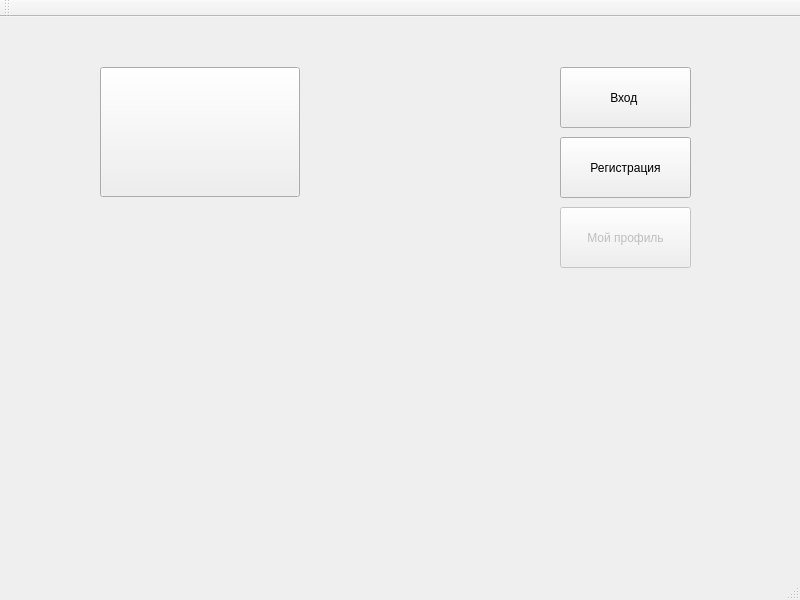
<?xml version="1.0" encoding="UTF-8"?>
<ui version="4.0">
 <class>MainWindow</class>
 <widget class="QMainWindow" name="MainWindow">
  <property name="enabled">
   <bool>true</bool>
  </property>
  <property name="geometry">
   <rect>
    <x>0</x>
    <y>0</y>
    <width>800</width>
    <height>600</height>
   </rect>
  </property>
  <property name="windowTitle">
   <string>MainWindow</string>
  </property>
  <widget class="QWidget" name="centralWidget">
   <widget class="QPushButton" name="coursesButton">
    <property name="enabled">
     <bool>true</bool>
    </property>
    <property name="geometry">
     <rect>
      <x>100</x>
      <y>50</y>
      <width>200</width>
      <height>130</height>
     </rect>
    </property>
    <property name="text">
     <string/>
    </property>
   </widget>
   <widget class="QPushButton" name="loginButton">
    <property name="enabled">
     <bool>true</bool>
    </property>
    <property name="geometry">
     <rect>
      <x>560</x>
      <y>50</y>
      <width>131</width>
      <height>61</height>
     </rect>
    </property>
    <property name="text">
     <string>Вход </string>
    </property>
   </widget>
   <widget class="QPushButton" name="profileButton">
    <property name="enabled">
     <bool>false</bool>
    </property>
    <property name="geometry">
     <rect>
      <x>560</x>
      <y>190</y>
      <width>131</width>
      <height>61</height>
     </rect>
    </property>
    <property name="text">
     <string>Мой профиль</string>
    </property>
   </widget>
   <widget class="QPushButton" name="signinButton">
    <property name="enabled">
     <bool>true</bool>
    </property>
    <property name="geometry">
     <rect>
      <x>560</x>
      <y>120</y>
      <width>131</width>
      <height>61</height>
     </rect>
    </property>
    <property name="text">
     <string>Регистрация</string>
    </property>
   </widget>
  </widget>
  <widget class="QMenuBar" name="menuBar">
   <property name="geometry">
    <rect>
     <x>0</x>
     <y>0</y>
     <width>800</width>
     <height>21</height>
    </rect>
   </property>
  </widget>
  <widget class="QToolBar" name="mainToolBar">
   <attribute name="toolBarArea">
    <enum>TopToolBarArea</enum>
   </attribute>
   <attribute name="toolBarBreak">
    <bool>false</bool>
   </attribute>
  </widget>
  <widget class="QStatusBar" name="statusBar"/>
 </widget>
 <layoutdefault spacing="6" margin="11"/>
 <resources/>
 <connections/>
</ui>
